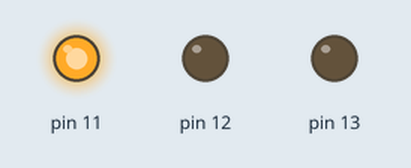
This sketch was run on a simulated Arduino Uno, built with avr-gcc and run on an emulated ATmega328P. On the bench: output pins drawn as LEDs (lit = HIGH).

Above: at 0.5 s.
At 1.5 s:
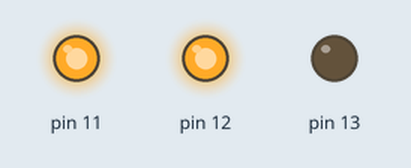
At 2.5 s:
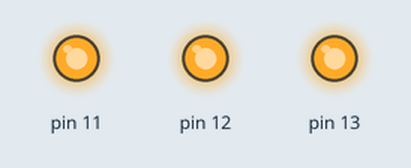
At 3.5 s:
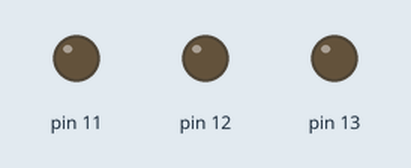
Timing chart, 0 to 5.2 s (numbered marks = the images above):
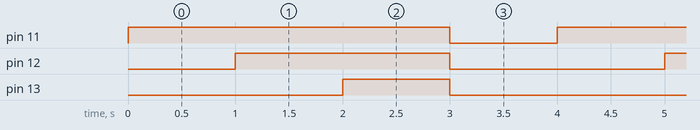

Measured:
- by itself, pin 11: alternates HIGH for 3.0 s and LOW for 1.0 s
- by itself, pin 12: alternates HIGH for 2.0 s and LOW for 2.0 s
- by itself, pin 13: alternates HIGH for 1.0 s and LOW for 3.0 s

The sketch:

02_breadboard.ino
```cpp
void setup() {
  // put your setup code here, to run once:
pinMode(11, OUTPUT);
pinMode(12, OUTPUT);
pinMode(13, OUTPUT);
}

void loop() {
  // put your main code here, to run repeatedly:
digitalWrite(11, HIGH);
delay(1000);
digitalWrite(12, HIGH);
delay(1000);
digitalWrite(13, HIGH);
delay(1000);
digitalWrite(11, LOW);
digitalWrite(12, LOW);
digitalWrite(13, LOW);
delay(1000);
}
```
